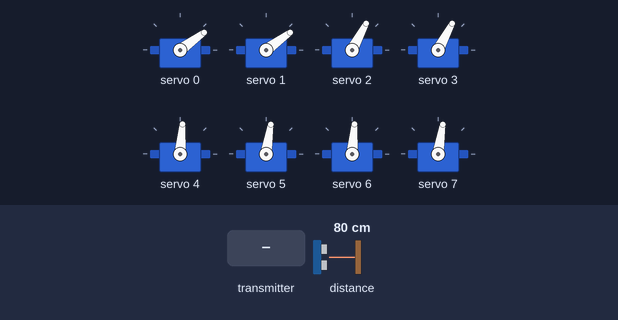
Bench run of a sketch on a simulated ESP32. On the bench: 8 × servo. The test bench sets the inputs (shaded band); at power-on: distance to the obstacle 80 cm. What the sketch prints to the serial monitor is not drawn.

Above: at 3.2 s.
3.3 s: distance to the obstacle set to 2 cm
At 3.49 s:
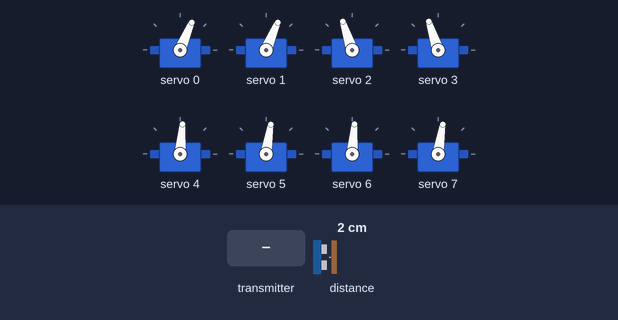
At 4.72 s:
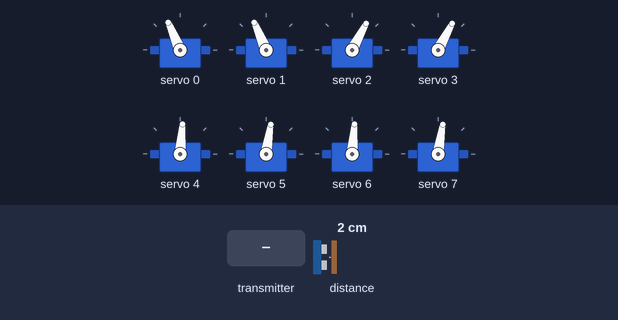
6.8 s: distance to the obstacle set to 17 cm
8.7 s: distance to the obstacle set to 22 cm
10.2 s: distance to the obstacle set to 27 cm
At 10.81 s:
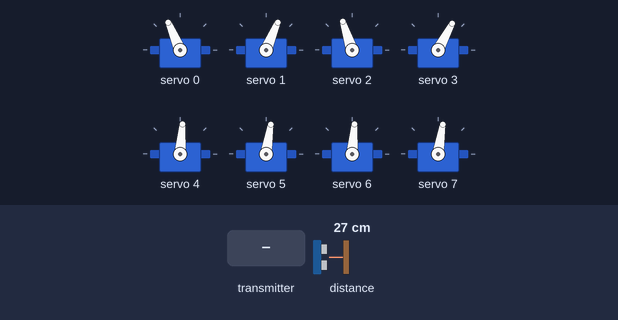
13.7 s: the transmitter starts sending muIzquierda = 25
At 14.45 s:
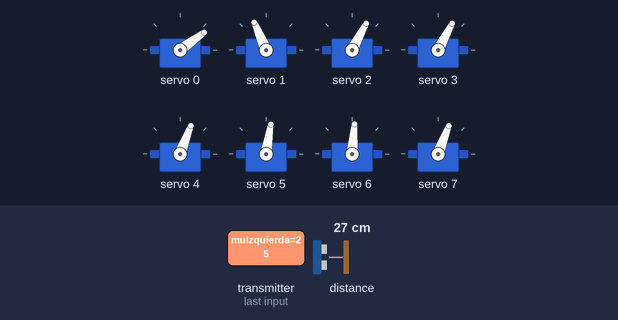
17.2 s: the transmitter starts sending muDerecha = 25
Timing chart, 0 to 21.7 s (numbered marks = the images above; inputs shaded):
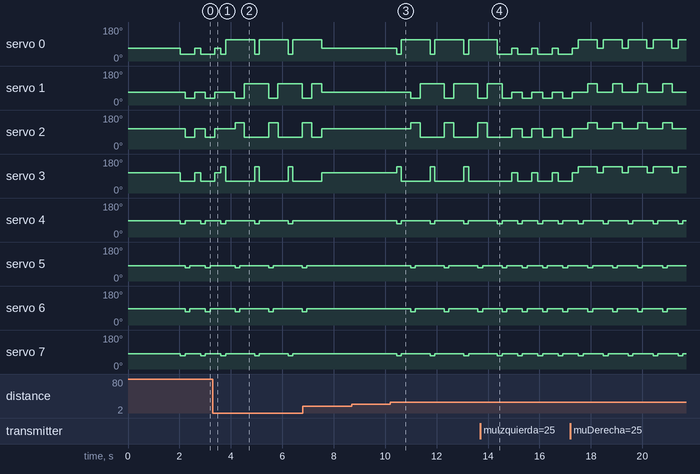

Measured:
- the behaviour switches between 24 and 25 cm on distance to the obstacle (found by bisection; images 2 and 3)
- after the input at 3.3 s, servo 4: alternates 85° for 1.1 s and 69° for 0.18 s, starting after 1.6 s; servo 5: alternates 81° for 1.1 s and 69° for 0.18 s, starting after 0.86 s; servo 6: alternates 85° for 1.1 s and 69° for 0.18 s, starting after 0.86 s; servo 7: alternates 81° for 1.1 s and 69° for 0.18 s, starting after 1.6 s
- after the input at 8.7 s, every drawn part: stays the same
- after the input at 10.2 s, servo 0: alternates 113° for 1.1 s and 36° for 0.19 s, starting after 0.25 s; servo 1: alternates 113° for 0.94 s and 36° for 0.36 s, starting after 0.79 s
- after the input at 13.7 s, servo 0: alternates 67° for 0.24 s and 36° for 0.55 s, starting after 1.2 s; servo 3: alternates 108° for 0.24 s and 62° for 0.55 s, starting after 1.2 s; servo 4: alternates 85° for 0.61 s and 69° for 0.18 s, starting after 1.5 s; servo 7: alternates 81° for 0.60 s and 69° for 0.18 s, starting after 1.5 s
- by itself, servo 0: repeats every 1.3 s: 36° 0.19 s, 113° 1.1 s
- by itself, servo 1: repeats every 1.3 s: 36° 0.36 s, 113° 0.94 s
- by itself, servo 2: repeats every 1.3 s: 138° 0.36 s, 62° 0.94 s
- by itself, servo 3: repeats every 1.3 s: 138° 0.18 s, 62° 1.1 s

The sketch:

Nodos.ino
```cpp
#include <WiFi.h>
#include <esp_now.h>
#include <Wire.h>
#include <Adafruit_PWMServoDriver.h>
#include <VL53L0X.h>

// Instancia del controlador PCA9685 para PWM de servomotores en la dirección I2C 0x40
Adafruit_PWMServoDriver pca = Adafruit_PWMServoDriver(0x40);
// Instancia para el sensor láser de distancia Time-of-Flight (ToF)
VL53L0X sensor;

// ==========================================
// CONFIGURACIÓN DE SERVOMOTORES (SG90)
// ==========================================
#define SERVO_MIN 102
#define SERVO_MAX 491

#define CAD_NEUTRO_D      70
#define CAD_ADELANTE_D   115
#define CAD_ATRAS_D       40
#define CAD_NEUTRO_I     110
#define CAD_ADELANTE_I    65
#define CAD_ATRAS_I      140
#define ROD_ARRIBA        72
#define ROD_ABAJO         88
#define ROD_ABAJO_TRAS    84
#define DELAY_PASO       180

// ==========================================
// CONFIGURACIÓN DEL SENSOR ToF (VL53L0X)
// ==========================================
#define OFFSET_SENSOR     80
#define N_BUFFER           5
#define DIST_CRITICA     150
#define DIST_PRECAUCION  300
#define DIST_LIBRE       500

int bufferDist[N_BUFFER];
int indexBuffer = 0;
int distanciaFinal = 0;
unsigned long lastLectura = 0;

// Variables para las membresías difusas de distancia
float muCritica = 0.0;
float muPrecaucion = 0.0;
float muLibre = 0.0;

// Estructura de datos compartida recibida vía ESP-NOW desde el ESP32-CAM
typedef struct {
  char cmd;
  int blobSize;
  int centroideX;
  float muIzquierda;
  float muCentro;
  float muDerecha;
  float muSinObjeto;
} Mensaje;

// Mensaje inicial por defecto (en reposo / sin objeto)
volatile Mensaje msgRecibido = {'S', 0, 80, 0.0, 0.0, 0.0, 1.0};

// ==========================================
// FILTROS DIGITALES (VL53L0X)
// ==========================================
// Función de cálculo por mediana (para filtrar ruido impulsivo)
int mediana(int *arr, int n) {
  int temp[n];
  memcpy(temp, arr, n * sizeof(int));
  for (int i = 0; i < n - 1; i++) {
    for (int j = i + 1; j < n; j++) {
      if (temp[j] < temp[i]) {
        int t = temp[i];
        temp[i] = temp[j];
        temp[j] = t;
      }
    }
  }
  return temp[n / 2];
}

// Función de cálculo de media móvil (para suavizar lecturas de distancia)
int promedio(int *arr, int n) {
  long suma = 0;
  for (int i = 0; i < n; i++) suma += arr[i];
  return suma / n;
}

// Lee la distancia láser con control de tiempo de muestreo (no bloqueante)
void leerDistancia() {
  if (millis() - lastLectura < 50) return;
  lastLectura = millis();

  int d = sensor.readRangeContinuousMillimeters();
  if (sensor.timeoutOccurred() || d > 2000 || d == 8191) return;

  d -= OFFSET_SENSOR; // Aplica offset de montaje físico
  if (d < 0) d = 0;

  bufferDist[indexBuffer] = d;
  indexBuffer = (indexBuffer + 1) % N_BUFFER;
  distanciaFinal = promedio(bufferDist, N_BUFFER);
}

// ==========================================
// FUNCIONES DE PERTENENCIA (LÓGICA DIFUSA)
// ==========================================
float rampaBaja(float x, float a, float b) {
  if (x <= a) return 1.0;
  if (x >= b) return 0.0;
  return (b - x) / (b - a);
}

float rampaAlta(float x, float a, float b) {
  if (x <= a) return 0.0;
  if (x >= b) return 1.0;
  return (x - a) / (b - a);
}

float triangular(float x, float a, float b, float c) {
  if (x <= a || x >= c) return 0.0;
  if (x <= b) return (x - a) / (b - a);
  return (c - x) / (c - b);
}

// Calcula los grados de pertenencia de la distancia frontal leída por el láser
void calcularMembresiasDistancia(float d) {
  muCritica = rampaBaja(d, 100.0, 200.0);
  muPrecaucion = triangular(d, 100.0, 300.0, 550.0);
  muLibre = rampaAlta(d, 400.0, 550.0);
}

// ==========================================
// MOTOR DE INFERENCIA DIFUSA COMBINADA
// ==========================================
// Cruza las variables visuales (cámara) y de profundidad (láser) mediante reglas heurísticas
char inferirComando() {
  float muIzq = msgRecibido.muIzquierda;
  float muCen = msgRecibido.muCentro;
  float muDer = msgRecibido.muDerecha;
  float muSin = msgRecibido.muSinObjeto;

  float aStop = 0.0;
  float aFrente = 0.0;
  float aIzq = 0.0;
  float aDer = 0.0;
  float aAtras = 0.0;
  float aBuscar = 0.0;

  // REGLAS DE OBSTÁCULO Y PRECAUCIÓN
  // R1: Si la distancia es crítica -> Detenerse (STOP) sin importar el resto
  aStop = max(aStop, muCritica);
  // R2: Precaución + Objeto a la izquierda -> Esquivar girando a la derecha
  aDer = max(aDer, min(muPrecaucion, muIzq));
  // R3: Precaución + Objeto a la derecha -> Esquivar girando a la izquierda
  aIzq = max(aIzq, min(muPrecaucion, muDer));
  // R4: Precaución + Objeto al centro o sin objeto (obstáculo físico inesperado) -> Retroceder
  aAtras = max(aAtras, min(muPrecaucion, muCen));
  aAtras = max(aAtras, min(muPrecaucion, muSin));

  // REGLAS DE SEGUIMIENTO (CAMINO LIBRE)
  // R6: Camino libre + Objetivo al centro -> Avanzar de frente
  aFrente = max(aFrente, min(muLibre, muCen));
  // R7: Camino libre + Objetivo a la izquierda -> Girar a la izquierda
  aIzq = max(aIzq, min(muLibre, muIzq));
  // R8: Camino libre + Objetivo a la derecha -> Girar a la derecha
  aDer = max(aDer, min(muLibre, muDer));
  // R9 y R10: Sin objeto a la vista -> Iniciar rutina de búsqueda
  aBuscar = max(aBuscar, min(muLibre, muSin));
  aBuscar = max(aBuscar, min(muPrecaucion * 0.3f, muSin));

  // Arreglo de activaciones y sus respectivos comandos asociados
  float acciones[] = { aStop, aFrente, aIzq, aDer, aAtras, aBuscar };
  char comandos[] = { 'S', 'F', 'L', 'R', 'T', 'B' };

  // Selecciona la acción con mayor grado de activación (Defusificación por máximo)
  int mejor = 0;
  for (int i = 1; i < 6; i++) {
    if (acciones[i] > acciones[mejor]) mejor = i;
  }

  // Si la confianza de activación es muy baja, entra en modo seguro (Reposo)
  if (acciones[mejor] < 0.05) return 'S';
  return comandos[mejor];
}

// ==========================================
// CONTROL DE ACTUADORES (SERVOMOTORES)
// ==========================================
// Traduce ángulos en grados (0-180) a pulsos PWM compatibles con el PCA9685
void escribirServo(int canal, int angulo) {
  angulo = constrain(angulo, 0, 180);
  pca.setPWM(canal, 0, map(angulo, 0, 180, SERVO_MIN, SERVO_MAX));
}

// Coloca al robot en su posición neutral y estable de descanso
void reposo() {
  escribirServo(0, CAD_NEUTRO_D);
  escribirServo(1, CAD_NEUTRO_D);
  escribirServo(2, CAD_NEUTRO_I);
  escribirServo(3, CAD_NEUTRO_I);
  escribirServo(4, ROD_ABAJO);
  escribirServo(5, ROD_ABAJO_TRAS);
  escribirServo(6, ROD_ABAJO);
  escribirServo(7, ROD_ABAJO_TRAS);
}

// Mueve de forma sincronizada la cadera y la rodilla de una pata específica
void moverPata(int idx, int angCadera, int angRodilla) {
  escribirServo(idx, angCadera);
  escribirServo(idx + 4, angRodilla);
}

// ==========================================
// RUTINAS DE CINEMÁTICA Y MARCHA
// ==========================================
// Patrón de marcha hacia adelante tipo "crawl" coordinando diagonales
void caminarAdelante() {
  if (inferirComando() != 'F') return;
  moverPata(0, CAD_ADELANTE_D, ROD_ARRIBA);
  moverPata(3, CAD_ADELANTE_I, ROD_ARRIBA);
  delay(DELAY_PASO);
  moverPata(0, CAD_ADELANTE_D, ROD_ABAJO);
  moverPata(3, CAD_ADELANTE_I, ROD_ABAJO_TRAS);
  delay(DELAY_PASO);
  moverPata(0, CAD_ATRAS_D, ROD_ABAJO);
  moverPata(3, CAD_ATRAS_I, ROD_ABAJO_TRAS);
  delay(DELAY_PASO * 2);

  moverPata(1, CAD_ADELANTE_D, ROD_ARRIBA);
  moverPata(2, CAD_ADELANTE_I, ROD_ARRIBA);
  delay(DELAY_PASO);
  moverPata(1, CAD_ADELANTE_D, ROD_ABAJO_TRAS);
  moverPata(2, CAD_ADELANTE_I, ROD_ABAJO);
  delay(DELAY_PASO);
  moverPata(1, CAD_ATRAS_D, ROD_ABAJO_TRAS);
  moverPata(2, CAD_ATRAS_I, ROD_ABAJO);
  delay(DELAY_PASO * 2);
}

// Patrón de desplazamiento en reversa
void caminarAtras() {
  moverPata(0, CAD_ATRAS_D, ROD_ARRIBA);
  moverPata(3, CAD_ATRAS_I, ROD_ARRIBA);
  delay(DELAY_PASO);
  moverPata(0, CAD_ATRAS_D, ROD_ABAJO);
  moverPata(0, CAD_ADELANTE_D, ROD_ABAJO);
  moverPata(3, CAD_ADELANTE_I, ROD_ABAJO_TRAS);
  delay(DELAY_PASO * 2);
  moverPata(1, CAD_ATRAS_D, ROD_ARRIBA);
  moverPata(2, CAD_ATRAS_I, ROD_ARRIBA);
  delay(DELAY_PASO);
  moverPata(1, CAD_ATRAS_D, ROD_ABAJO_TRAS);
  moverPata(2, CAD_ATRAS_I, ROD_ABAJO);
  delay(DELAY_PASO);
  moverPata(1, CAD_ADELANTE_D, ROD_ABAJO_TRAS);
  moverPata(2, CAD_ADELANTE_I, ROD_ABAJO);
  delay(DELAY_PASO * 2);
}

// Giro coordinado sobre su propio eje hacia la derecha
void girarDerecha() {
  moverPata(0, CAD_ATRAS_D, ROD_ARRIBA);
  moverPata(3, CAD_ADELANTE_I, ROD_ARRIBA);
  delay(DELAY_PASO);
  moverPata(0, CAD_ATRAS_D, ROD_ABAJO);
  moverPata(3, CAD_ADELANTE_I, ROD_ABAJO_TRAS);
  moverPata(1, CAD_ATRAS_D, ROD_ARRIBA);
  moverPata(2, CAD_ADELANTE_I, ROD_ARRIBA);
  delay(DELAY_PASO);
  moverPata(1, CAD_ATRAS_D, ROD_ABAJO_TRAS);
  moverPata(2, CAD_ADELANTE_I, ROD_ABAJO);
  delay(DELAY_PASO);
  reposo();
  delay(200);
}

// Giro coordinado sobre su propio eje hacia la izquierda
void girarIzquierda() {
  moverPata(0, CAD_ADELANTE_D, ROD_ARRIBA);
  moverPata(3, CAD_ATRAS_I, ROD_ARRIBA);
  delay(DELAY_PASO);
  moverPata(0, CAD_ADELANTE_D, ROD_ABAJO);
  moverPata(3, CAD_ATRAS_I, ROD_ABAJO_TRAS);
  delay(DELAY_PASO);
  moverPata(1, CAD_ADELANTE_D, ROD_ARRIBA);
  moverPata(2, CAD_ATRAS_I, ROD_ARRIBA);
  delay(DELAY_PASO);
  moverPata(1, CAD_ADELANTE_D, ROD_ABAJO_TRAS);
  moverPata(2, CAD_ATRAS_I, ROD_ABAJO);
  delay(DELAY_PASO);
  reposo();
  delay(200);
}

// Rutina de búsqueda basada en la última posición conocida del centroide objetivo
void buscarObjeto() {
  if (msgRecibido.centroideX < 80) girarIzquierda();
  else girarDerecha();
}

// ==========================================
// COMUNICACIÓN INALÁMBRICA (ESP-NOW)
// ==========================================
// Callback asíncrono que intercepta los paquetes de datos enviados por la ESP32-CAM
void onRecibido(const esp_now_recv_info_t *info, const uint8_t *data, int len) {
  if (len != sizeof(Mensaje)) return;
  memcpy((void*)&msgRecibido, data, sizeof(Mensaje));
}

// ==========================================
// CONFIGURACIÓN INICIAL (SETUP)
// ==========================================
void setup() {
  Serial.begin(115200);
  Wire.begin(21, 22); // Inicializa bus I2C en pines GPIO 21 (SDA) y 22 (SCL)

  // Configuración del driver PCA9685 a 50Hz
  pca.begin();
  pca.setOscillatorFrequency(27000000);
  pca.setPWMFreq(50);
  delay(500);
  reposo();
  delay(1500);

  // Inicialización del sensor láser ToF VL53L0X
  if (!sensor.init()) {
    Serial.println("Error VL53L0X");
    while (1);
  }
  sensor.setTimeout(500);
  sensor.startContinuous();
  for (int i = 0; i < N_BUFFER; i++) bufferDist[i] = 400;

  // Configuración del protocolo ESP-NOW en modo Station
  WiFi.mode(WIFI_STA);
  if (esp_now_init() != ESP_OK) {
    Serial.println("Error ESP-NOW");
    return;
  }
  esp_now_register_recv_cb(onRecibido);
  Serial.println("Robot listo");
}

// ==========================================
// BUCLE PRINCIPAL (LOOP)
// ==========================================
void loop() {
  // Depuración manual opcional por Monitor Serial
  if (Serial.available()) {
    char c = Serial.read();
    if (c == 'F' || c == 'T' || c == 'R' || c == 'L' || c == 'S' || c == 'B') {
      msgRecibido.muCentro = (c == 'F') ? 1.0 : 0.0;
      msgRecibido.muIzquierda = (c == 'L') ? 1.0 : 0.0;
      msgRecibido.muDerecha = (c == 'R') ? 1.0 : 0.0;
      msgRecibido.muSinObjeto = (c == 'B') ? 1.0 : 0.0;
    }
  }

  // 1. Lectura y filtrado continuo del sensor de distancia láser
  leerDistancia();

  // 2. Cálculo de funciones de pertenencia de distancia
  calcularMembresiasDistancia((float)distanciaFinal);

  // 3. Ejecución del motor de inferencia difusa combinada
  char cmd = inferirComando();

  // 4. Ejecución motriz según el comando resultante del sistema de decisión
  switch (cmd) {
    case 'F': caminarAdelante(); break;
    case 'T': caminarAtras(); break;
    case 'R': girarDerecha(); break;
    case 'L': girarIzquierda(); break;
    case 'B': buscarObjeto(); break;
    case 'S': reposo(); delay(50); break;
  }
}
```
